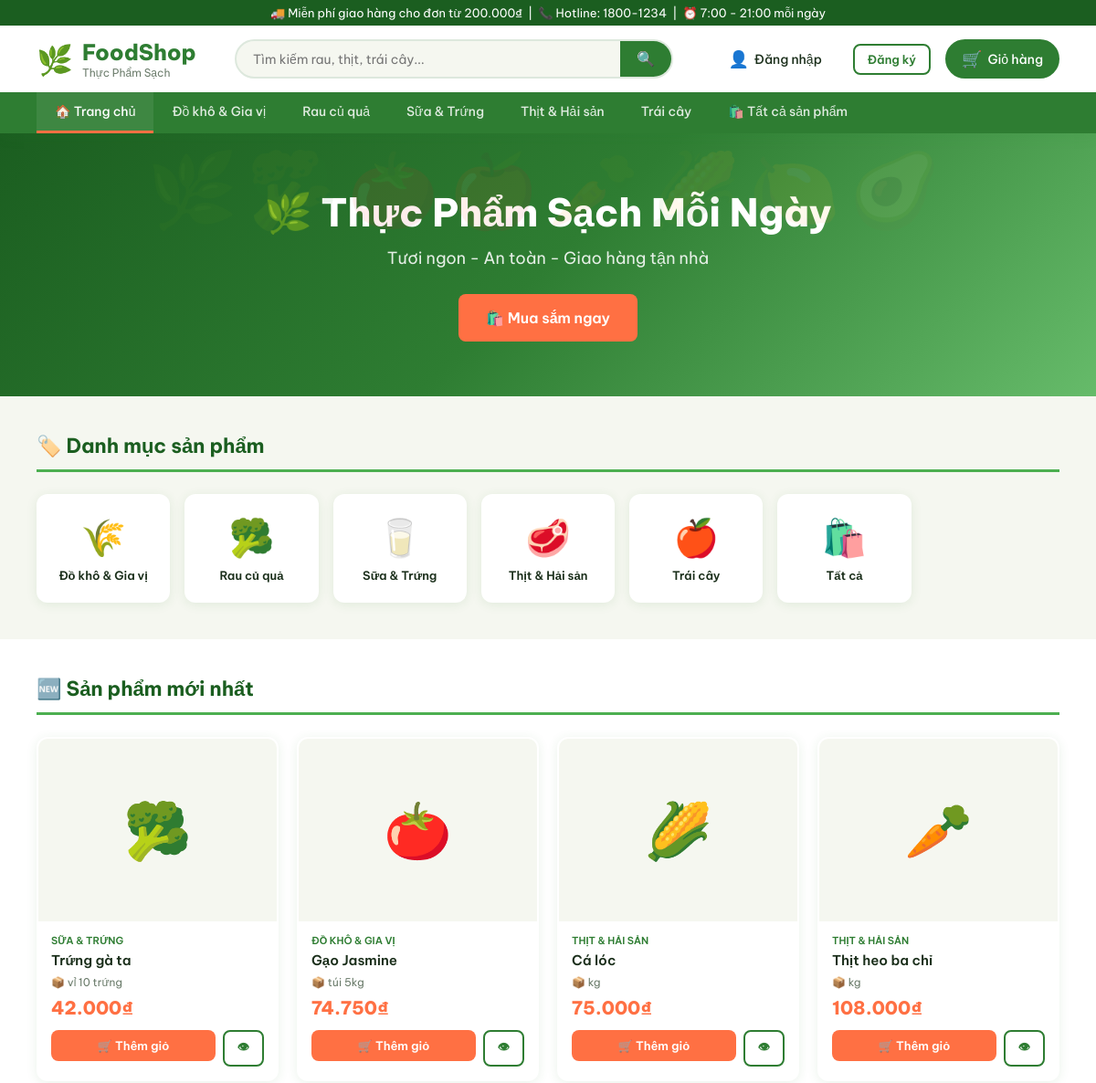
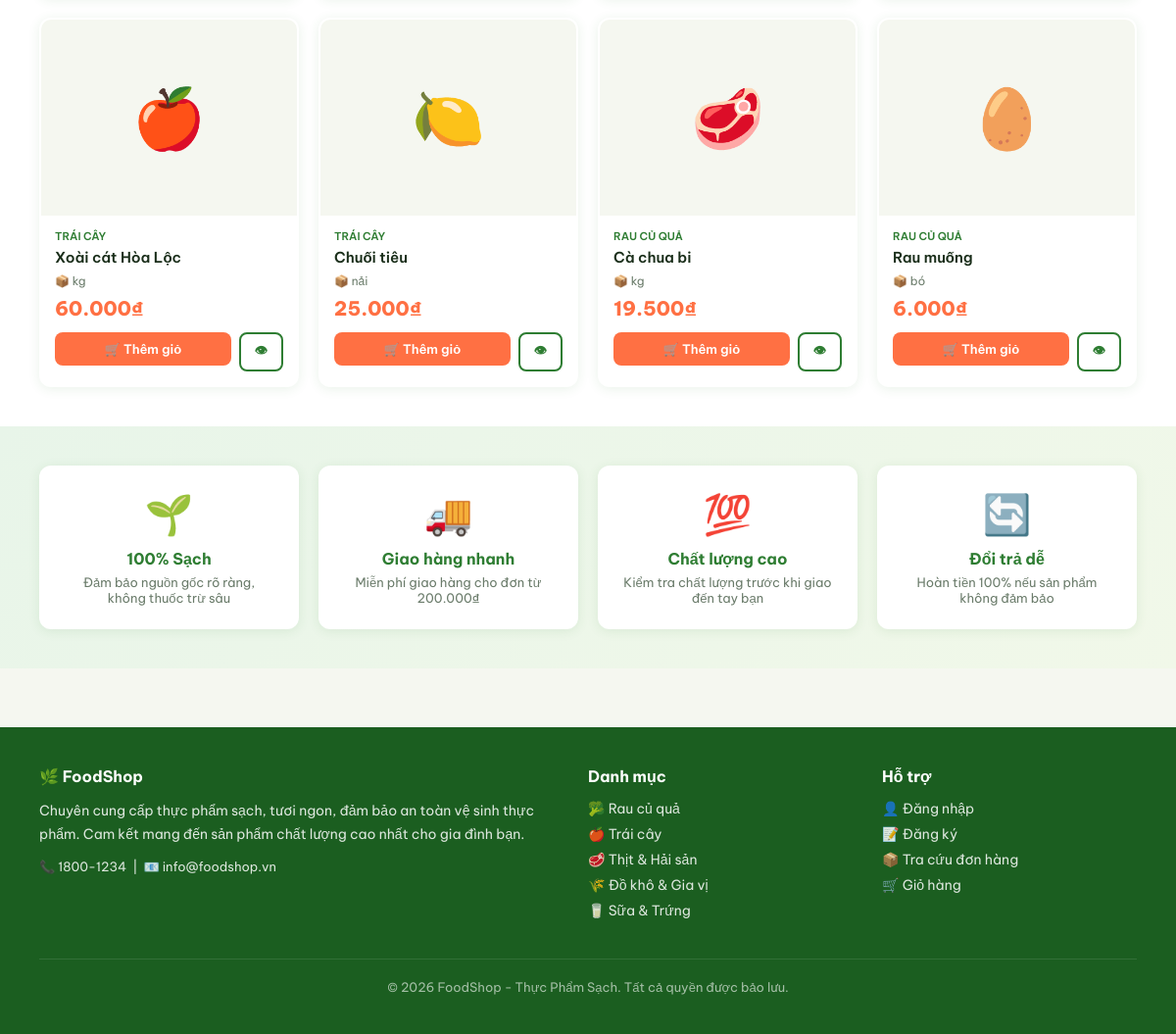
The page / on the database its author committed (2 pictures, top to bottom).
### tables this page shows
CREATE TABLE categories (
    id INT AUTO_INCREMENT PRIMARY KEY,
    name VARCHAR(200) NOT NULL,
    slug VARCHAR(200),
    description TEXT,
    status ENUM('show','hide') DEFAULT 'show',
    profit_rate DECIMAL(5,2) DEFAULT 20.00
);

CREATE TABLE products (
    id INT AUTO_INCREMENT PRIMARY KEY,
    category_id INT NOT NULL,
    code VARCHAR(50) UNIQUE NOT NULL,
    name VARCHAR(300) NOT NULL,
    description TEXT,
    unit VARCHAR(50) DEFAULT 'kg',
    image VARCHAR(300),
    cost_price DECIMAL(12,2) DEFAULT 0,
    profit_rate DECIMAL(5,2) DEFAULT 20.00,
    sell_price DECIMAL(12,2) DEFAULT 0,
    stock INT DEFAULT 0,
    status ENUM('show','hide') DEFAULT 'show',
    created_at TIMESTAMP DEFAULT CURRENT_TIMESTAMP,
    FOREIGN KEY (category_id) REFERENCES categories(id)
);

### config/functions.php (called while the page is built, shortened)
<?php
function formatPrice($price) {
    return number_format($price, 0, ',', '.') . '₫';
}
function sanitize($str) {
    return htmlspecialchars(trim($str), ENT_QUOTES, 'UTF-8');
}
function isLoggedIn() {
    return isset($_SESSION['user_id']);
}
function getCategories($pdo) {
    return $pdo->query("SELECT * FROM categories WHERE status='show' ORDER BY name")->fetchAll();
}

### index.php (the view, shortened to what this page needs)
<?php
require_once 'includes/header.php';
$featured = $pdo->query("SELECT p.*, c.name as cat_name FROM products p
    JOIN categories c ON p.category_id = c.id
    WHERE p.status='show' ORDER BY p.id DESC LIMIT 8")->fetchAll();
$cat_icons = [1=>'🥦', 2=>'🍎', 3=>'🥩', 4=>'🌾', 5=>'🥛'];
$prod_icons = ['🥦','🍅','🌽','🥕','🍎','🍋','🥩','🥚','🧅','🫛'];
?>
<section class="hero-banner">
    <h1>🌿 Thực Phẩm Sạch Mỗi Ngày</h1>
    <p>Tươi ngon - An toàn - Giao hàng tận nhà</p>
    <a href="/shop/products.php" class="btn btn-accent btn-lg">🛍️ Mua sắm ngay</a>
</section>
<section class="section">
    <div class="section-title">🏷️ Danh mục sản phẩm</div>
    <div class="category-grid">
        <?php foreach ($categories as $cat): ?>
        <a href="/shop/products.php?cat=<?= $cat['id'] ?>" class="cat-card">
            <div class="cat-icon"><?= $cat_icons[$cat['id']] ?? '🌿' ?></div>
            <div class="cat-name"><?= sanitize($cat['name']) ?></div>
        </a>
        <?php endforeach; ?>
        <a href="/shop/products.php" class="cat-card">
            <div class="cat-icon">🛍️</div>
            <div class="cat-name">Tất cả</div>
        </a>
    </div>
</section>
<section class="section" style="background:white;padding:40px;">
    <div class="section-title">🆕 Sản phẩm mới nhất</div>
    <div class="product-grid">
        <?php foreach ($featured as $i => $p): ?>
        <div class="product-card">
            <a href="/shop/product.php?id=<?= $p['id'] ?>">
                <div class="img-wrap">
                    <?php if ($p['image'] && file_exists(__DIR__.'/uploads/products/'.$p['image'])): ?>
                        <img src="/shop/uploads/products/<?= $p['image'] ?>" alt="<?= sanitize($p['name']) ?>">
                    <?php else: ?>
                        <?= $prod_icons[$i % count($prod_icons)] ?>
                    <?php endif; ?>
                </div>
            </a>
            <div class="card-body">
                <div class="prod-cat"><?= sanitize($p['cat_name']) ?></div>
                <a href="/shop/product.php?id=<?= $p['id'] ?>">
                    <div class="prod-name"><?= sanitize($p['name']) ?></div>
                </a>
                <div class="prod-unit">📦 <?= sanitize($p['unit']) ?></div>
                <div class="prod-price"><?= formatPrice($p['sell_price']) ?></div>
                <div class="card-actions">
                    <form action="/shop/cart_action.php" method="POST" style="flex:1">
                        <button type="submit" class="btn btn-accent btn-sm btn-full">🛒 Thêm giỏ</button>
                    </form>
                    <a href="/shop/product.php?id=<?= $p['id'] ?>" class="btn btn-outline btn-sm">👁</a>
                </div>
            </div>
        </div>
        <?php endforeach; ?>
    </div>
</section>
<section style="padding: 40px; background: linear-gradient(135deg, #e8f5e9 0%, #f1f8e9 100%);">
    <div style="display:grid; grid-template-columns: repeat(4,1fr); gap:20px; text-align:center;">
        <div style="padding:24px; background:white; border-radius:12px; box-shadow:var(--shadow);">
            <div style="font-size:40px; margin-bottom:10px;">🌱</div>
            <h4 style="color:var(--primary); margin-bottom:6px;">100% Sạch</h4>
            <p style="font-size:13px; color:var(--text-muted);">Đảm bảo nguồn gốc rõ ràng, không thuốc trừ sâu</p>
        </div>
        <div style="padding:24px; background:white; border-radius:12px; box-shadow:var(--shadow);">
            <div style="font-size:40px; margin-bottom:10px;">🚚</div>
            <h4 style="color:var(--primary); margin-bottom:6px;">Giao hàng nhanh</h4>
            <p style="font-size:13px; color:var(--text-muted);">Miễn phí giao hàng cho đơn từ 200.000₫</p>
        </div>
        <div style="padding:24px; background:white; border-radius:12px; box-shadow:var(--shadow);">
            <div style="font-size:40px; margin-bottom:10px;">💯</div>
            <h4 style="color:var(--primary); margin-bottom:6px;">Chất lượng cao</h4>
            <p style="font-size:13px; color:var(--text-muted);">Kiểm tra chất lượng trước khi giao đến tay bạn</p>
        </div>
        <div style="padding:24px; background:white; border-radius:12px; box-shadow:var(--shadow);">
            <div style="font-size:40px; margin-bottom:10px;">🔄</div>
            <h4 style="color:var(--primary); margin-bottom:6px;">Đổi trả dễ</h4>
            <p style="font-size:13px; color:var(--text-muted);">Hoàn tiền 100% nếu sản phẩm không đảm bảo</p>
        </div>
    </div>
</section>
<?php require_once 'includes/footer.php'; ?>

### includes/header.php (shortened to what this page needs)
<?php
require_once __DIR__ . '/../config/db.php';
require_once __DIR__ . '/../config/functions.php';
$categories = getCategories($pdo);
$current_page = basename($_SERVER['PHP_SELF']);
$current_dir = basename(dirname($_SERVER['PHP_SELF']));
?>
<!DOCTYPE html>
<html lang="vi">
<head>
<link rel="stylesheet" href="/shop/assets/css/style.css">
</head>
<body>
<header class="site-header">
    <div class="header-top">
        🚚 Miễn phí giao hàng cho đơn từ 200.000₫ &nbsp;|&nbsp; 📞 Hotline: 1800-1234 &nbsp;|&nbsp; ⏰ 7:00 - 21:00 mỗi ngày
    </div>
    <div class="header-main">
        <a href="/shop/index.php" class="logo">
            <span class="logo-icon">🌿</span>
            <div><div>FoodShop</div><div style="font-size:12px;font-weight:400;color:var(--text-muted)">Thực Phẩm Sạch</div></div>
        </a>
        <form class="search-bar" action="/shop/products.php" method="GET">
            <input type="text" name="q" placeholder="Tìm kiếm rau, thịt, trái cây..." value="<?= sanitize($_GET['q'] ?? '') ?>">
            <button type="submit">🔍</button>
        </form>
        <div class="header-actions">
            <?php if (isLoggedIn()): ?>
                <div class="user-dropdown">
                    <button class="btn-icon">
                        <span class="icon">👤</span>
                        <span><?= sanitize($_SESSION['fullname'] ?? 'Tài khoản') ?></span>
                        <span style="font-size:10px">▼</span>
                    </button>
                    <div class="dropdown-menu">
                        <a href="/shop/profile.php">⚙️ Thông tin cá nhân</a>
                        <a href="/shop/orders.php">📦 Đơn hàng của tôi</a>
                        <hr>
                        <a href="/shop/logout.php">🚪 Đăng xuất</a>
                    </div>
                </div>
            <?php else: ?>
                <a href="/shop/login.php" class="btn-icon"><span class="icon">👤</span> Đăng nhập</a>
                <a href="/shop/register.php" class="btn btn-outline btn-sm">Đăng ký</a>
            <?php endif; ?>
            <a href="/shop/cart.php" class="btn-icon btn-cart" style="position:relative">
                <span class="icon">🛒</span> Giỏ hàng
            </a>
        </div>
    </div>
    <nav class="header-nav">
        <ul class="nav-list">
            <li><a href="/shop/index.php" class="<?= $current_page==='index.php'&&$current_dir!=='shop'||$current_page==='index.php'?'active':'' ?>">🏠 Trang chủ</a></li>
            <?php foreach ($categories as $cat): ?>
                <li><a href="/shop/products.php?cat=<?= $cat['id'] ?>"
                       class="<?= (isset($_GET['cat']) && $_GET['cat']==$cat['id'])?'active':'' ?>">
                    <?= sanitize($cat['name']) ?>
                </a></li>
            <?php endforeach; ?>
            <li><a href="/shop/products.php">🛍️ Tất cả sản phẩm</a></li>
        </ul>
    </nav>
</header>

### rows shown on the page
categories: name "Đồ khô & Gia vị", id "🌾"
categories: name "Rau củ quả", id "🥦"
categories: name "Sữa & Trứng", id "🥛"
categories: name "Thịt & Hải sản", id "🥩"
categories: name "Trái cây", id "🍎"
products: prod_icons "🥦", category.name "SỮA & TRỨNG", name "Trứng gà ta", unit "vỉ 10 trứng", sell_price "42.000₫"
products: prod_icons "🍅", category.name "ĐỒ KHÔ & GIA VỊ", name "Gạo Jasmine", unit "túi 5kg", sell_price "74.750₫"
products: prod_icons "🌽", category.name "THỊT & HẢI SẢN", name "Cá lóc", unit "kg", sell_price "75.000₫"
products: prod_icons "🥕", category.name "THỊT & HẢI SẢN", name "Thịt heo ba chỉ", unit "kg", sell_price "108.000₫"
products: prod_icons "🍎", category.name "TRÁI CÂY", name "Xoài cát Hòa Lộc", unit "kg", sell_price "60.000₫"
products: prod_icons "🍋", category.name "TRÁI CÂY", name "Chuối tiêu", unit "nải", sell_price "25.000₫"
products: prod_icons "🥩", category.name "RAU CỦ QUẢ", name "Cà chua bi", unit "kg", sell_price "19.500₫"
products: prod_icons "🥚", category.name "RAU CỦ QUẢ", name "Rau muống", unit "bó", sell_price "6.000₫"
